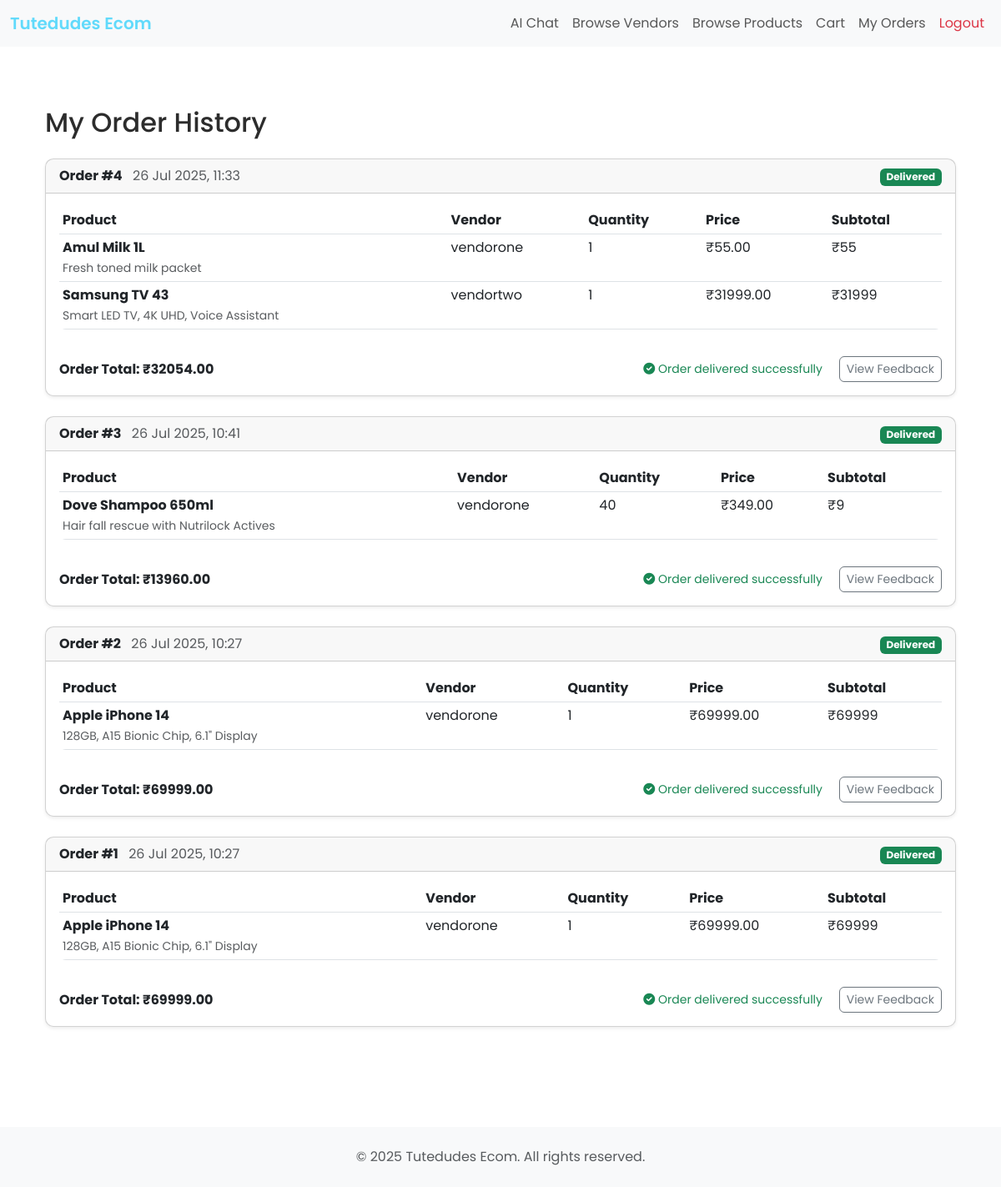
Before: /retailer/orders/ (signed in) with the older database file.
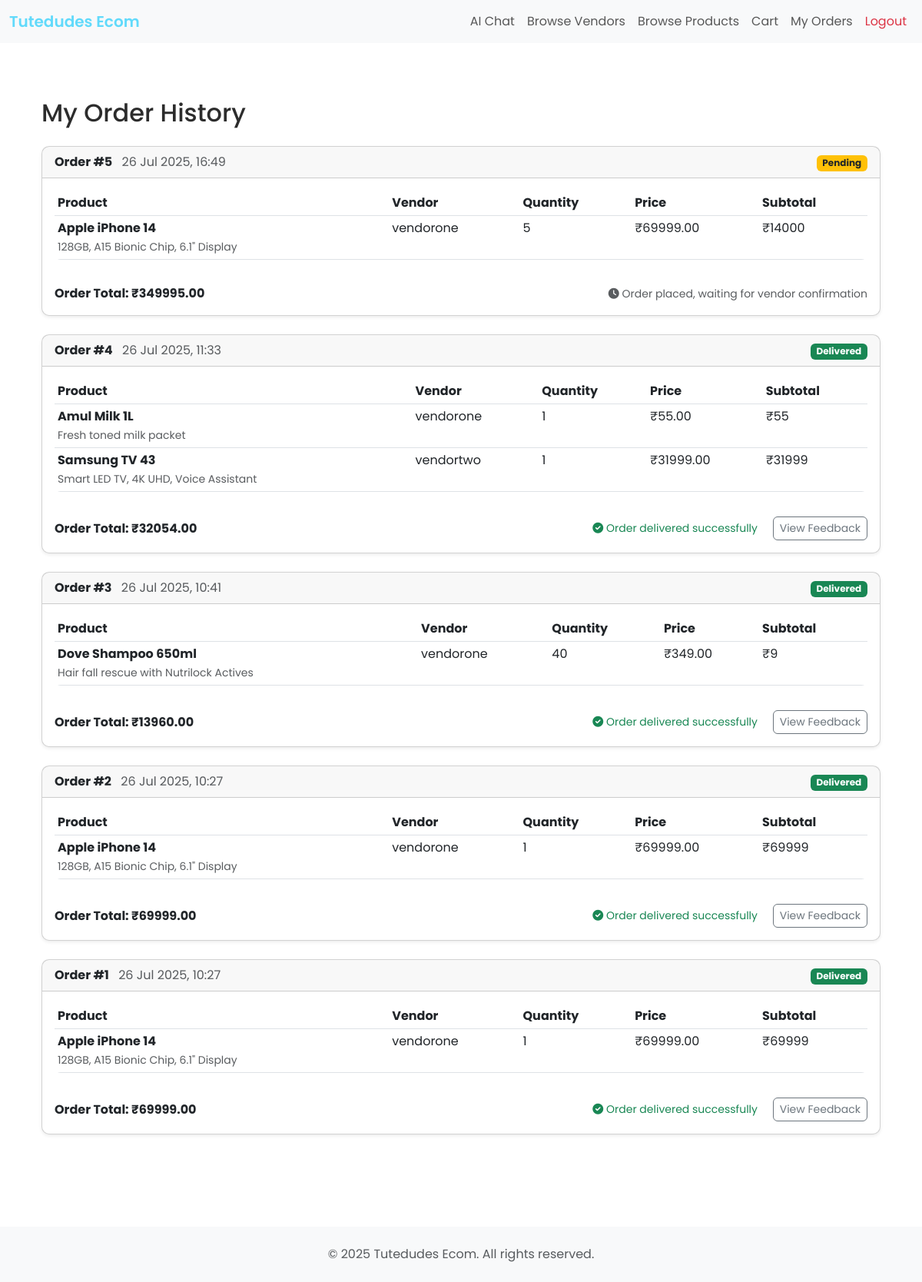
After: the same page with the newer database file.
### ecomApp/models.py (models this page shows, shortened)
class Order(models.Model):
    STATUS_CHOICES = [
        ('pending', 'Pending'),
        ('processing', 'Processing'),
        ('dispatched', 'Dispatched'),
        ('delivered', 'Delivered'),
        ('cancelled', 'Cancelled'),
    ]
    retailer = models.ForeignKey(settings.AUTH_USER_MODEL, on_delete=models.CASCADE, related_name='orders')
    created_at = models.DateTimeField(auto_now_add=True)
    total_price = models.DecimalField(max_digits=10, decimal_places=2)
    status = models.CharField(max_length=20, choices=STATUS_CHOICES, default='pending')

class OrderItem(models.Model):
    order = models.ForeignKey(Order, on_delete=models.CASCADE, related_name='items')
    product = models.ForeignKey(Product, on_delete=models.CASCADE)
    vendor = models.ForeignKey(settings.AUTH_USER_MODEL, on_delete=models.CASCADE, limit_choices_to={'is_vendor': True}, related_name='order_items', null=True, blank=True)
    quantity = models.PositiveIntegerField()
    price_at_order_time = models.DecimalField(max_digits=10, decimal_places=2)
    delivered = models.BooleanField(default=False)
    added_by = models.CharField(max_length=10, choices=[('AI', 'AI'), ('Manual', 'Manual')], default='Manual')

class Product(models.Model):
    vendor = models.ForeignKey(settings.AUTH_USER_MODEL, on_delete=models.CASCADE, limit_choices_to={'is_vendor': True}, related_name='products')
    category = models.ForeignKey('Category', on_delete=models.SET_NULL, null=True, blank=True, related_name='products')
    name = models.CharField(max_length=255)
    description = models.TextField(blank=True)
    price = models.DecimalField(max_digits=10, decimal_places=2)
    quantity = models.PositiveIntegerField()
    image = models.ImageField(upload_to='product_images/', blank=True, null=True)
    available = models.BooleanField(default=True)
    created_at = models.DateTimeField(auto_now_add=True)
    updated_at = models.DateTimeField(auto_now=True)

class CustomUser(AbstractUser):
    is_vendor = models.BooleanField(default=False)
    is_retailer = models.BooleanField(default=False)

### ecomApp/views.py (the view)
# urls.py: path('retailer/orders/', views.retailer_order_history, name='retailer_order_history'),
def retailer_order_history(request):
    from .models import Order, OrderItem
    from decimal import Decimal
    orders_qs = Order.objects.filter(retailer=request.user).order_by('-created_at')
    from django.core.paginator import Paginator
    paginator = Paginator(orders_qs, 5)
    page_number = request.GET.get('page')
    orders = paginator.get_page(page_number)
    orders_with_items = []
    for order in orders:
        order_items = OrderItem.objects.select_related('product', 'product__vendor').filter(order=order)
        order_total = Decimal('0')
        for item in order_items:
            order_total += item.price_at_order_time * item.quantity
        orders_with_items.append({
            'order': order,
            'items': order_items,
            'total': order_total
        })
    return render(request, 'retailer_orders.html', {
        'orders_with_items': orders_with_items,
        'page_obj': orders
    })

### ecomApp/templates/retailer_orders.html (shortened to what this page needs)
{% extends "base.html" %}
{% block content %}
<div class="container py-5">
    <h2 class="mb-4">My Order History</h2>
    {% if orders_with_items %}
        {% for order_data in orders_with_items %}
        <div class="card mb-4 shadow-sm">
            <div class="card-header d-flex justify-content-between align-items-center">
                <div>
                    <strong>Order #{{ order_data.order.id }}</strong>
                    <span class="text-muted ms-2">{{ order_data.order.created_at|date:"d M Y, H:i" }}</span>
                </div>
                <div>
                    {% if order_data.order.status == 'pending' %}
                        <span class="badge bg-warning text-dark">{{ order_data.order.get_status_display }}</span>
                    {% elif order_data.order.status == 'processing' %}
                        <span class="badge bg-info">{{ order_data.order.get_status_display }}</span>
                    {% elif order_data.order.status == 'shipped' %}
                        <span class="badge bg-primary">{{ order_data.order.get_status_display }}</span>
                    {% elif order_data.order.status == 'delivered' %}
                        <span class="badge bg-success">{{ order_data.order.get_status_display }}</span>
                    {% else %}
                        <span class="badge bg-secondary">{{ order_data.order.get_status_display }}</span>
                    {% endif %}
                </div>
            </div>
            <div class="card-body">
                <div class="table-responsive">
                    <table class="table table-sm">
                        <thead>
                            <tr>
                                <th>Product</th>
                                <th>Vendor</th>
                                <th>Quantity</th>
                                <th>Price</th>
                                <th>Subtotal</th>
                            </tr>
                        </thead>
                        <tbody>
                            {% for item in order_data.items %}
                            <tr>
                                <td>
                                    <strong>{{ item.product.name }}</strong>
                                    {% if item.product.description %}
                                        <br><small class="text-muted">{{ item.product.description|truncatewords:10 }}</small>
                                    {% endif %}
                                </td>
                                <td>{{ item.product.vendor.username }}</td>
                                <td>{{ item.quantity }}</td>
                                <td>₹{{ item.price_at_order_time }}</td>
                                <td>₹{% widthratio item.price_at_order_time item.quantity 1 %}</td>
                            </tr>
                            {% endfor %}
                        </tbody>
                    </table>
                </div>
                <div class="d-flex justify-content-between align-items-center mt-3">
                    <div>
                        <strong>Order Total: ₹{{ order_data.total|floatformat:2 }}</strong>
                    </div>
                    <div>
                        {% if order_data.order.status == 'pending' %}
                            <small class="text-muted">
                                <i class="fas fa-clock"></i> Order placed, waiting for vendor confirmation
                            </small>
                        {% elif order_data.order.status == 'processing' %}
                            <small class="text-info">
                                <i class="fas fa-cog"></i> Order is being processed
                            </small>
                        {% elif order_data.order.status == 'shipped' %}
                            <small class="text-primary">
                                <i class="fas fa-truck"></i> Order has been shipped
                            </small>
                        {% elif order_data.order.status == 'delivered' %}
                             <small class="text-success">
                                 <i class="fas fa-check-circle"></i> Order delivered successfully
                             </small>
                             {% with order_data.order.feedbacks.all as fbs %}
                                 {% if fbs|length == 0 %}
                                     <a href="{% url 'order_feedback' order_data.order.id %}" class="btn btn-outline-primary btn-sm ms-3">Give Feedback</a>
                                 {% else %}
                                     <button class="btn btn-outline-secondary btn-sm ms-3" type="button" data-bs-toggle="collapse" data-bs-target="#myfb-{{ order_data.order.id }}" aria-expanded="false" aria-controls="myfb-{{ order_data.order.id }}">View Feedback</button>
                                 {% endif %}
                             {% endwith %}
                        {% endif %}
                    </div>
                </div>
            </div>
        </div>
        {% endfor %}
    {% else %}
        <div class="alert alert-info text-center">
            <h4>No Orders Yet</h4>
            <p>You haven't placed any orders yet. Start shopping to see your order history here!</p>
            <a href="{% url 'browse_products' %}" class="btn btn-primary">Browse Products</a>
        </div>
    {% endif %}
</div>
{% endblock %}
{% block extra_head %}
<link rel="stylesheet" href="https://cdnjs.cloudflare.com/ajax/libs/font-awesome/6.0.0/css/all.min.css">
{% endblock %}

### ecomApp/templates/base.html (shortened to what this page needs)
{% load static %}
<!DOCTYPE html>
<html lang="en">
<head>
    <link href="https://cdn.jsdelivr.net/npm/bootstrap@5.3.0/dist/css/bootstrap.min.css" rel="stylesheet">
    <link rel="stylesheet" href="https://cdnjs.cloudflare.com/ajax/libs/font-awesome/6.5.0/css/all.min.css" />
    <link href="{% static 'css/style.css' %}" rel="stylesheet">
    {% block extra_head %}{% endblock %}
</head>
<body>
    <nav class="navbar navbar-expand-lg navbar-light bg-light">
        <div class="container-fluid">
            <a class="navbar-brand" href="/">Tutedudes Ecom</a>
            <div class="collapse navbar-collapse justify-content-end">
                <ul class="navbar-nav mb-2 mb-lg-0">
                    {% if user.is_authenticated %}
                        {% if user.is_vendor %}
                            <li class="nav-item"><a class="nav-link" href="{% url 'vendor_dashboard' %}">Dashboard</a></li>
                            <li class="nav-item"><a class="nav-link" href="{% url 'vendor_orders' %}">Orders</a></li>
                            <li class="nav-item"><a class="nav-link" href="{% url 'vendor_products' %}">My Products</a></li>
                        {% elif user.is_retailer %}
                            <li class="nav-item"><a class="nav-link" href="{% url 'chat_ui' %}">AI Chat</a></li>
                            <li class="nav-item"><a class="nav-link" href="{% url 'vendor_list' %}">Browse Vendors</a></li>
                            <li class="nav-item"><a class="nav-link" href="{% url 'browse_products' %}">Browse Products</a></li>
                            <li class="nav-item"><a class="nav-link" href="{% url 'cart' %}">Cart</a></li>
                            <li class="nav-item"><a class="nav-link" href="{% url 'retailer_order_history' %}">My Orders</a></li>
                        {% endif %}
                        <li class="nav-item"><a class="nav-link text-danger" href="{% url 'logout' %}">Logout</a></li>
                    {% else %}
                        <li class="nav-item"><a class="nav-link" href="{% url 'register' %}">Register</a></li>
                        <li class="nav-item"><a class="nav-link" href="{% url 'login' %}">Login</a></li>
                    {% endif %}
                </ul>
            </div>
        </div>
    </nav>
    <div class="container mt-4">
        {% block content %}{% endblock %}
    </div>
    <footer class="bg-light py-4 mt-5">
        <div class="container text-center">
            <p class="mb-0 text-muted">© {% now "Y" %} Tutedudes Ecom. All rights reserved.</p>
        </div>
    </footer>
</body>
</html>

### ecomApp/static/css/style.css (style rules this page uses)
:root { --color-primary: #61dafb; --color-primary-hover: #4FC3F7; --color-primary-disabled: rgba(97,218,251,0.8); --color-bg: #FFFFFF; --color-bg-secondary: #F8F9FA; --color-text: #2C2C2C; --color-text-secondary: #6C757D; }
body { font-family: 'Poppins', sans-serif !important; }
.navbar-brand { font-weight: 600; color: var(--color-primary) !important; }
.card { border-radius: 10px; box-shadow: 0 2px 4px rgba(0,0,0,0.1); transition: transform 0.2s; }
.table { border-radius: 8px; overflow: hidden; }
.btn { border-radius: 6px; }
body { background: var(--color-bg); color: var(--color-text); }
a { color: var(--color-primary); }

### ecomApp/templates/base.html (style rules this page uses)
body { font-family: 'Poppins', sans-serif !important; }

Changed rows visible on the page:
added Order: order.id "5", order.created_at "26 Jul 2025, 16:49", order.status "Pending", total "349995.00", shows "Order placed, waiting for vendor confirmation"
added OrderItem: product.name "Apple iPhone 14", product.description "128GB, A15 Bionic Chip, 6.1\" Display", product.vendor.username "vendorone", quantity "5", price_at_order_time "69999.00", price_at_order_time+quantity "14000"
